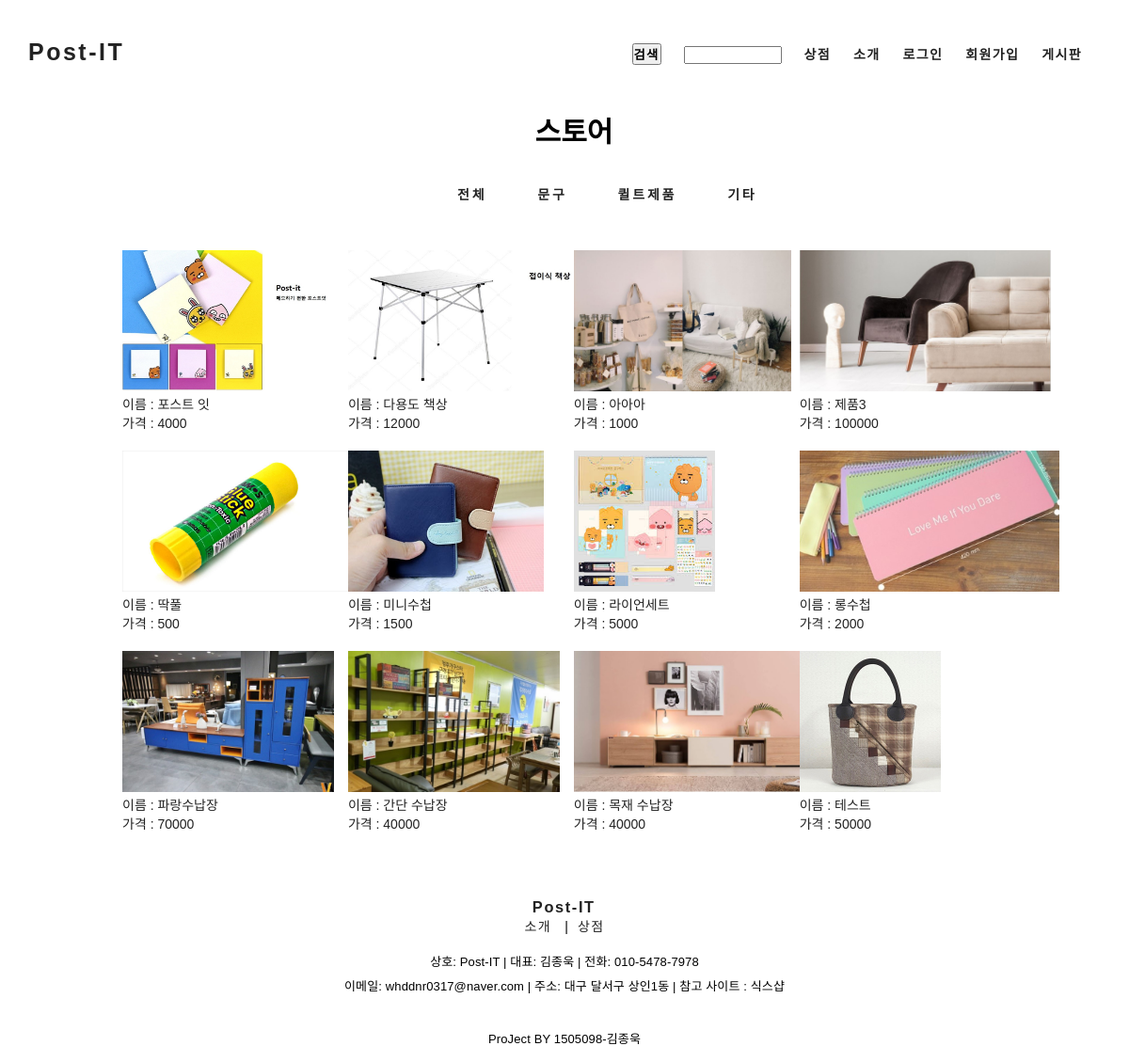
The page /shop.php on the database its author committed.
### tables this page shows
CREATE TABLE `store` (
  `num` int(3) NOT NULL,
  `kind` varchar(20) DEFAULT NULL,
  `name` varchar(20) NOT NULL,
  `price` int(7) NOT NULL,
  `filename` varchar(50) NOT NULL
);

### shop.php (the view, shortened to what this page needs)
<!DOCTYPE html>
<html>
<head>
<link rel="stylesheet" type="text/css" href="./css/common.css">
<link rel="stylesheet" type="text/css" href="./css/main.css">
<link rel="stylesheet" type="text/css" href="./css/shop.css">
</head>
<body>
	<header>
    	<?php include "header.php";?>
  </header>
	<div id="intro_head">
		<p>스토어</p>
	</div>
	<div id="shop_top">
		<ul id="top_menu">
			<li><a id="listLogo" href="shop.php">전체</a> </li>
			<li><a id="listLogo" href="shop2.php?kind=문구">문구</a> </li>
			<li><a id="listLogo" href="shop2.php?kind=퀼트제품">퀼트제품</a></li>
			<li><a id="listLogo" href="shop2.php?kind=기타">기타</a></li>
		</ul>
	</div>
<div id="now" >
<?php
$con = mysqli_connect("localhost", "user1", "12345", "sample");
mysqli_set_charset($con,"utf8");
$sql = "select * from store order by num";
	$result = mysqli_query($con, $sql);
	while( $row = mysqli_fetch_array($result) )
	{
		$num         = $row["num"];
		$name        = $row["name"];
		$filename    = $row["filename"];
		$price  = $row["price"];
				$file_path = "data/".$filename;
				?>
				<a id="list" href="product.php?num=<?=$num?>">
					<div class="thumbDiv">
						<div id="list_img">
							<img src="<?=$file_path?>" alt="debug">
						</div>
					</div>
					<div id="st1">
						<div>이름 : <?=$name?></div>
						<div>
							<span>가격 : <?=$price?></span>
						</div>
					</div>
				</a>
				<?php
	}
?>
</div>
	<footer>
    	<?php include "footer.php";?>
  </footer>
</body>
</html>

### css/common.css (style rules this page uses)
* { padding: 0; margin: 0; }
body { font-family: Noto Sans KR, sans-serif; font-size: 14px; }
img { border: 0; }
ul { list-style-type: none; }
a { display: inline-block; text-decoration: none; }
a:link { text-decoration:none; color: #222222; }
#intro_head { font-weight: 600; height: 60px; padding: 0 0 20px 20px; text-align: center; font-size: 30px; }

### css/shop.css (style rules this page uses)
#shop_top { position: relative; width: 95%; height: 70px; margin: 0 auto; }
#shop_top #top_menu { position: absolute; left: 40%; }
#shop_top #top_menu li { display: inline; }
#listLogo { font-family: Karla, sans-serif; font-weight: 600; letter-spacing: 0.2em; margin-right: 50px; }
#list { text-align: left; margin-right: 20px; width: 20%; margin-bottom: 20px; }
#now { text-align: left; margin-left: 130px; display: block; width:90% }
#now #list #st1 { text-align: left; }
#list_img img { height: 150px; }

### rows shown on the page
store: filename (picture), name "포스트 잇", price "4000"
store: filename (picture), name "다용도 책상", price "12000"
store: filename (picture), name "아아아", price "1000"
store: filename (picture), name "제품3", price "100000"
store: filename (picture), name "딱풀", price "500"
store: filename (picture), name "미니수첩", price "1500"
store: filename (picture), name "라이언세트", price "5000"
store: filename (picture), name "롱수첩", price "2000"
store: filename (picture), name "파랑수납장", price "70000"
store: filename (picture), name "간단 수납장", price "40000"
store: filename (picture), name "목재 수납장", price "40000"
store: filename (picture), name "테스트", price "50000"
